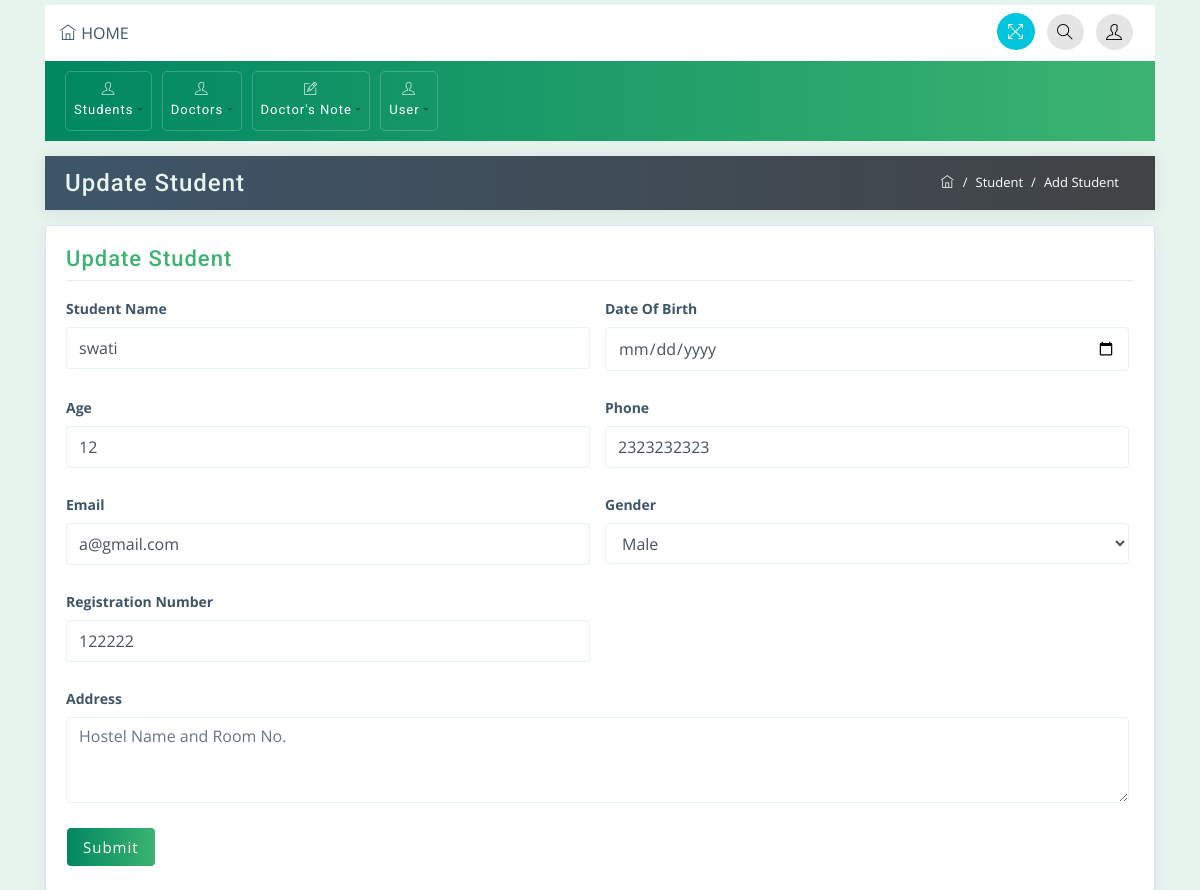
The app's page /updateStudent/122222 with its own data.
### home/models.py (models this page shows)
class StudentDetails(models.Model):
    regNo = models.IntegerField(unique = True)
    s_name = models.CharField(max_length=20)
    s_phone = models.IntegerField()
    s_email = models.EmailField()
    address = models.CharField(max_length=100)
    age = models.IntegerField()
    gender = models.CharField( max_length=10)
    dob = models.DateField()

### home/views.py (the view)
# urls.py: path('updateStudent/<int:regNo>',views.updateStudent, name= 'updateStudent'),
def updateStudent(request,regNo):
    member = StudentDetails.objects.get(regNo=regNo)
    return render(request,'updateStudent.html',{'mymember':member})

### templates/updateStudent.html (shortened to what this page needs)
{% extends 'base.html' %} {% block content %}
<div class="container mt-0">
  <div class="row breadcrumb-bar">
    <div class="col-md-6">
      <h3 class="block-title">Update Student</h3>
    </div>
    <div class="col-md-6">
      <ol class="breadcrumb">
        <li class="breadcrumb-item">
          <a href="index.html">
            <span class="ti-home"></span>
          </a>
        </li>
        <li class="breadcrumb-item">Student</li>
        <li class="breadcrumb-item active">Add Student</li>
      </ol>
    </div>
  </div>
</div>
<div class="container">
  <div class="row">
    <div class="col-md-12">
      <div class="widget-area-2 proclinic-box-shadow">
        <h3 class="widget-title">Update Student</h3>
        <form method="POST" action="updaterecord/{{ mymember.regNo }}">
          <div class="form-row">
            <div class="form-group col-md-6">
              <label for="patient-name">Student Name</label>
              <input
                type="text"
                class="form-control"
                placeholder="Student name"
                id="student-name"
                name="s_name"
                value="{{ mymember.s_name }}"
              />
            </div>
            <div class="form-group col-md-6">
              <label for="dob">Date Of Birth</label>
              <input
                type="date"
                placeholder="Date of Birth"
                class="form-control"
                id="dob"
                name="dob"
                value="02/06/2000"
              />
            </div>
            <div class="form-group col-md-6">
              <label for="age">Age</label>
              <input
                type="text"
                placeholder="Age"
                class="form-control"
                id="age"
                name="age"
                value="{{ mymember.age }}"
              />
            </div>
            <div class="form-group col-md-6">
              <label for="phone">Phone</label>
              <input
                type="text"
                placeholder="Phone"
                class="form-control"
                id="phone"
                name="s_phone"
                value="{{ mymember.s_phone }}"
              />
            </div>
            <div class="form-group col-md-6">
              <label for="email">Email</label>
              <input
                type="email"
                placeholder="email"
                class="form-control"
                id="email"
                name="s_email"
                value="{{ mymember.s_email }}"
              />
            </div>
            <div class="form-group col-md-6">
              <label for="gender">Gender</label>
              <select
                class="form-control"
                id="gender"
                name="gender"
                value="{{ mymember.gender }}"
              >
                <option>Male</option>
              </select>
            </div>
            <div class="form-group col-md-6">
              <label for="email">Registration Number</label>
              <input
                type="text"
                placeholder="Registration Number"
                class="form-control"
                id="regNo"
                name="regNo"
                value="{{ mymember.regNo }}"
              />
            </div>
            <div class="form-group col-md-12">
              <label for="exampleFormControlTextarea1">Address</label>
              <textarea
                placeholder="Hostel Name and Room No."
                class="form-control"
                id="exampleFormControlTextarea1"
                rows="3"
                name="address"
                value="{{ mymember.address }}"
              ></textarea>
            </div>
            <div class="form-group col-md-6 mb-3">
              <button type="submit" class="btn btn-primary btn-lg">
                Submit
              </button>
            </div>
          </div>
        </form>
      </div>
    </div>
  </div>
</div>
{% endblock %}

### static/myapp/css/styles.css (style rules this page uses)
body { font-family: 'Open Sans', sans-serif; background-color: #E7F3ED; color: #3e5569; }
h1, h2, h3, h4, h5, h6, span, .menu-nav { font-family: 'Roboto', sans-serif; letter-spacing: 1px; }
a, a:hover, a:focus { color: inherit; text-decoration: none; transition: all 0.3s; }
.breadcrumb { border-radius: 0; margin-bottom: 0; float: right; border-radius: 20px; background-color: transparent; }
.breadcrumb-bar { background: #3e5569; background: -webkit-linear-gradient(to left, #414345, #3e5569); background: linear-gradient(to left, #414345, #3e5569); margin-left: 0px !important; margin-right: 0px !important; padding: 5px 20px; -webkit-box-shadow: 0px 1px 15px 1px rgba(69,65,78,0.1); box-shadow: 0px 1px 15px 1px rgba(69,65,78,0.1); color: #fff; border: 0px solid; }
.breadcrumb-item { color: #ffffff; font-size: 13px; }
.breadcrumb-item.active { color: #ffffff; font-size: 13px; }
.breadcrumb-item+.breadcrumb-item::before { color: #ffffff; }
.breadcrumb-bar div[class*="col-"] { padding-right: 0px; padding-left: 0px; }
.proclinic-box-shadow { border-radius: 0; border: 0; -webkit-box-shadow: 0 0 0 1px #dce3ec, 0 8px 16px 0 #dce3ec; box-shadow: 0 0 0 1px #dce3ec, 0 8px 16px 0 #dce3ec; background: #fff; margin-top: 20px; }
div[class*="col-"] { padding-right: 6px; padding-left: 6px; }
div[class*="col-"] div[class*="col-"] { padding-right: 10px; padding-left: 10px; }
h3.block-title { background: transparent; margin: 4px auto; color: #E7F3ED; }
.widget-area-2 { background: #fff; margin-top: 1rem; padding: 20px; padding-bottom: 2px; border-radius: 2px; }
.widget-title { font-size: 22px; padding-bottom: .5rem; margin-bottom: 15px; border-bottom: 1px solid #eeeeee; }
.btn { margin-bottom: 5px; font-size: 15px; letter-spacing: 1px; }
.form-row>.col, .form-row>[class*=col-] { padding-left: 5px !important; }
.form-control { border-color: #E7F3ED; }
input.form-control { padding: .5rem .75rem; }
select.form-control:not([size]):not([multiple]) { height: 2.6rem; }
.form-group { margin-bottom: 1.5rem; }
form .form-group label { font-weight: bold; font-size: 14px; }
.block-title { -ms-flex: 1 1 auto; flex: 1 1 auto; min-height: 1.75rem; font-size: 1.5rem; line-height: 1.5; }

### static/myapp/css/green.css (style rules this page uses)
.btn-primary { background: #3CB371; background: -webkit-linear-gradient(to right, #008761, #3CB371); background: linear-gradient(to right, #008761, #3CB371); border-color: #ffffff; }
.widget-title { color: #3CB371; }

### static/myapp/css/responsive.css (style rules this page uses)
@media (min-width: 992px) { .row { margin-right: -5px; margin-left: -5px; } }

### records on screen
StudentDetails: s_name "swati", age "12", s_phone "2323232323", s_email "a@gmail.com", gender "Male", regNo "122222", address "Hostel Name and Room No."
